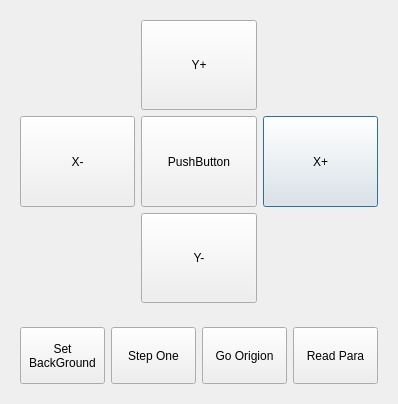
<?xml version="1.0" encoding="UTF-8"?>
<ui version="4.0">
 <class>Calibrator</class>
 <widget class="QDialog" name="Calibrator">
  <property name="geometry">
   <rect>
    <x>0</x>
    <y>0</y>
    <width>398</width>
    <height>404</height>
   </rect>
  </property>
  <property name="windowTitle">
   <string>Calibrator</string>
  </property>
  <layout class="QGridLayout" name="gridLayout">
   <item row="0" column="0">
    <widget class="QFrame" name="gridFrame">
     <property name="sizePolicy">
      <sizepolicy hsizetype="Preferred" vsizetype="Expanding">
       <horstretch>0</horstretch>
       <verstretch>4</verstretch>
      </sizepolicy>
     </property>
     <layout class="QGridLayout" name="gridLayout_2">
      <item row="1" column="2">
       <widget class="QPushButton" name="pushButton_5">
        <property name="sizePolicy">
         <sizepolicy hsizetype="Expanding" vsizetype="Expanding">
          <horstretch>0</horstretch>
          <verstretch>0</verstretch>
         </sizepolicy>
        </property>
        <property name="text">
         <string>X+</string>
        </property>
       </widget>
      </item>
      <item row="1" column="0">
       <widget class="QPushButton" name="pushButton">
        <property name="sizePolicy">
         <sizepolicy hsizetype="Expanding" vsizetype="Expanding">
          <horstretch>0</horstretch>
          <verstretch>0</verstretch>
         </sizepolicy>
        </property>
        <property name="text">
         <string>X-</string>
        </property>
       </widget>
      </item>
      <item row="1" column="1">
       <widget class="QPushButton" name="pushButton_4">
        <property name="sizePolicy">
         <sizepolicy hsizetype="Expanding" vsizetype="Expanding">
          <horstretch>0</horstretch>
          <verstretch>0</verstretch>
         </sizepolicy>
        </property>
        <property name="text">
         <string>PushButton</string>
        </property>
       </widget>
      </item>
      <item row="2" column="1">
       <widget class="QPushButton" name="pushButton_3">
        <property name="sizePolicy">
         <sizepolicy hsizetype="Expanding" vsizetype="Expanding">
          <horstretch>0</horstretch>
          <verstretch>0</verstretch>
         </sizepolicy>
        </property>
        <property name="text">
         <string>Y-</string>
        </property>
       </widget>
      </item>
      <item row="0" column="1">
       <widget class="QPushButton" name="pushButton_2">
        <property name="sizePolicy">
         <sizepolicy hsizetype="Expanding" vsizetype="Expanding">
          <horstretch>0</horstretch>
          <verstretch>0</verstretch>
         </sizepolicy>
        </property>
        <property name="text">
         <string>Y+</string>
        </property>
       </widget>
      </item>
     </layout>
    </widget>
   </item>
   <item row="1" column="0">
    <widget class="QFrame" name="verticalFrame">
     <property name="sizePolicy">
      <sizepolicy hsizetype="Preferred" vsizetype="Expanding">
       <horstretch>0</horstretch>
       <verstretch>1</verstretch>
      </sizepolicy>
     </property>
     <layout class="QHBoxLayout" name="horizontalLayout">
      <item>
       <widget class="QPushButton" name="SetBackground_Button">
        <property name="sizePolicy">
         <sizepolicy hsizetype="Expanding" vsizetype="Expanding">
          <horstretch>0</horstretch>
          <verstretch>0</verstretch>
         </sizepolicy>
        </property>
        <property name="text">
         <string>Set
BackGround</string>
        </property>
        <property name="checkable">
         <bool>false</bool>
        </property>
        <property name="flat">
         <bool>false</bool>
        </property>
       </widget>
      </item>
      <item>
       <widget class="QPushButton" name="pushButton_6">
        <property name="sizePolicy">
         <sizepolicy hsizetype="Expanding" vsizetype="Expanding">
          <horstretch>0</horstretch>
          <verstretch>0</verstretch>
         </sizepolicy>
        </property>
        <property name="text">
         <string>Step One</string>
        </property>
       </widget>
      </item>
      <item>
       <widget class="QPushButton" name="pushButton_7">
        <property name="sizePolicy">
         <sizepolicy hsizetype="Expanding" vsizetype="Expanding">
          <horstretch>0</horstretch>
          <verstretch>0</verstretch>
         </sizepolicy>
        </property>
        <property name="text">
         <string>Go Origion</string>
        </property>
       </widget>
      </item>
      <item>
       <widget class="QPushButton" name="pushButton_8">
        <property name="sizePolicy">
         <sizepolicy hsizetype="Expanding" vsizetype="Expanding">
          <horstretch>0</horstretch>
          <verstretch>0</verstretch>
         </sizepolicy>
        </property>
        <property name="text">
         <string>Read Para</string>
        </property>
       </widget>
      </item>
     </layout>
    </widget>
   </item>
  </layout>
 </widget>
 <resources/>
 <connections/>
</ui>
